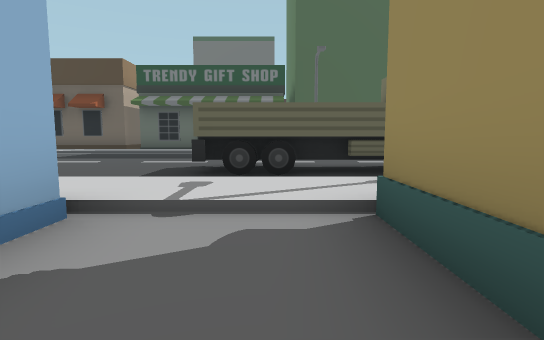
view 1 (above)

23 first-person views from a walk through a Unity game level. The camera is 1.2 m above the floor, tilts 6° down and sees 80° across. The floor is counted in squares, 2 m on a side. Each view is taken from the middle of a square. On the plan, view 1 faces up. The plan holds only what a view shows up to about 10 squares ahead; the rest is blank. The place goes on beyond the plan.

view 2
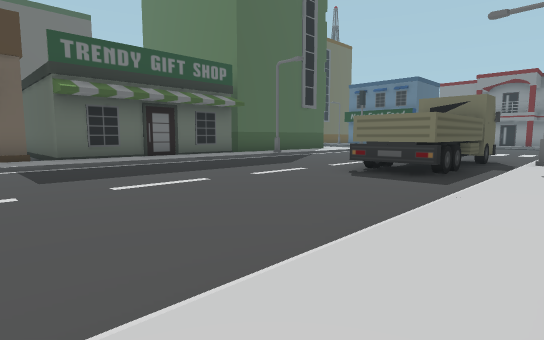

view 3
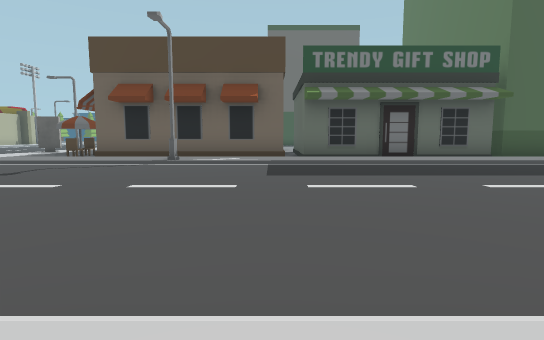

view 4
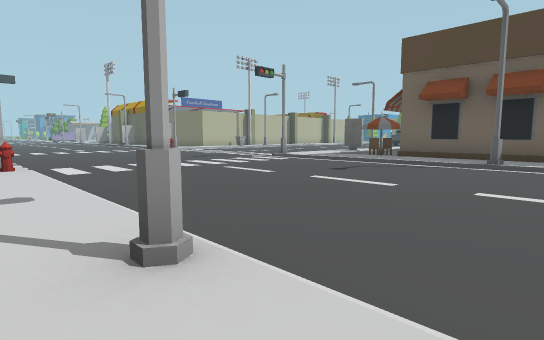

view 5
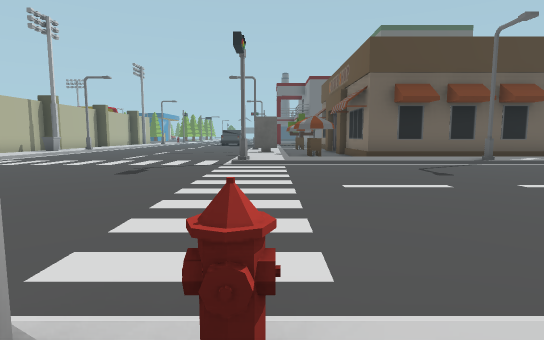

view 6
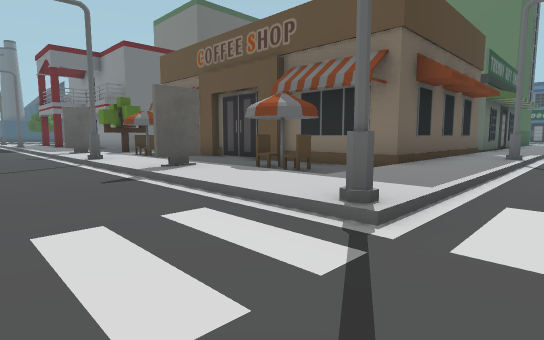

view 7
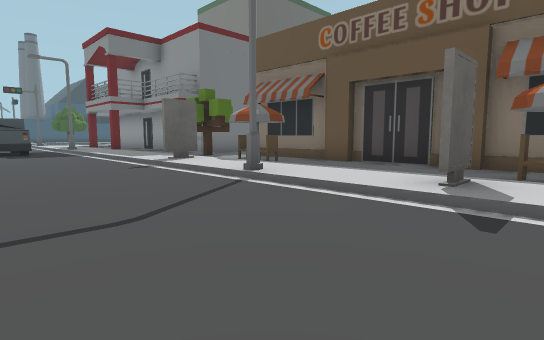

view 8
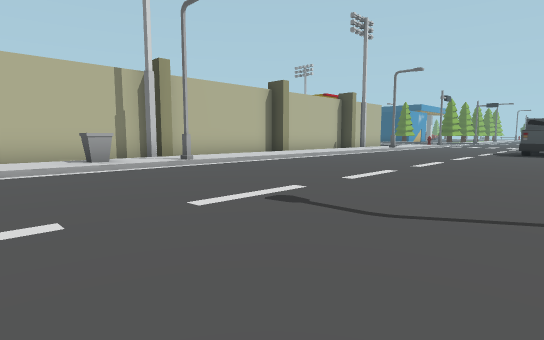

view 9
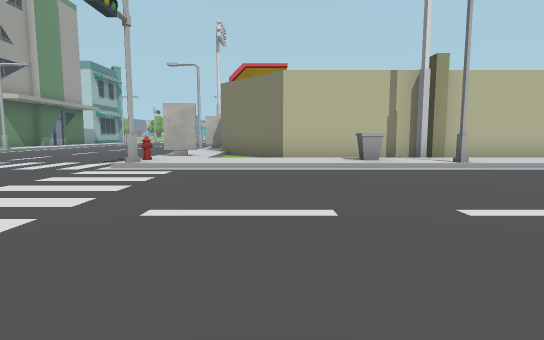

view 10
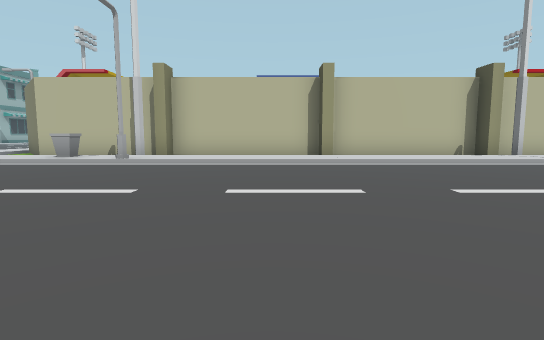

view 11
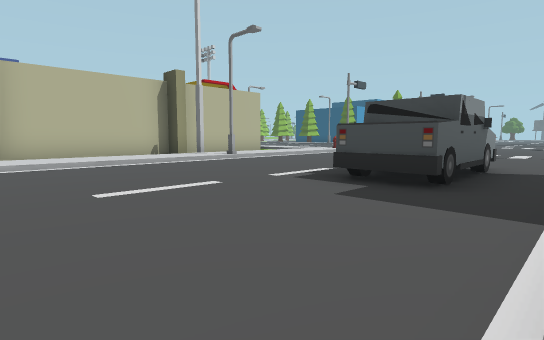

view 12
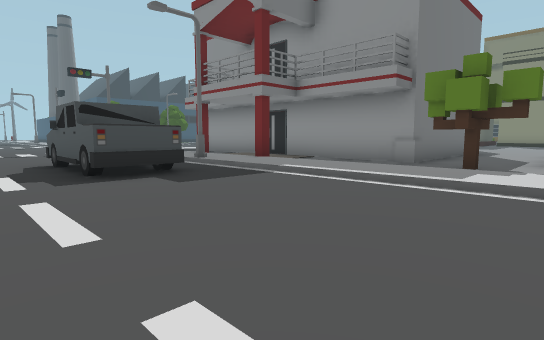

view 13
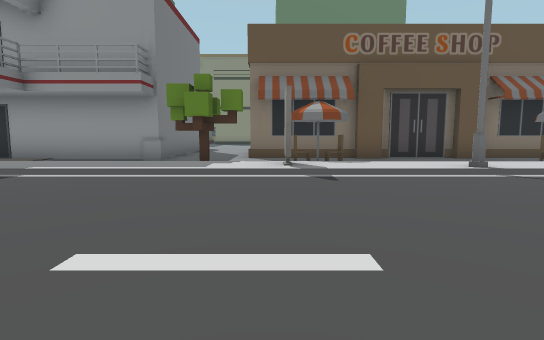

view 14
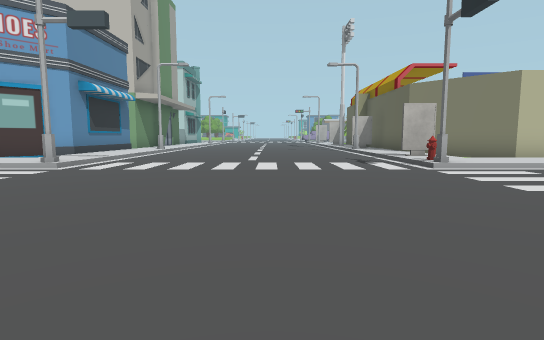

view 15
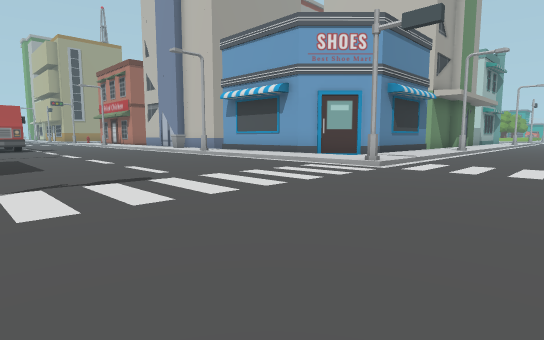

view 16
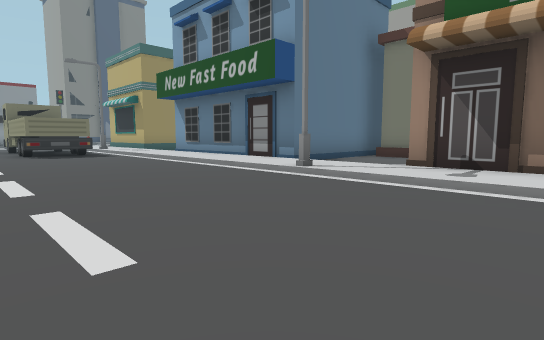

view 17
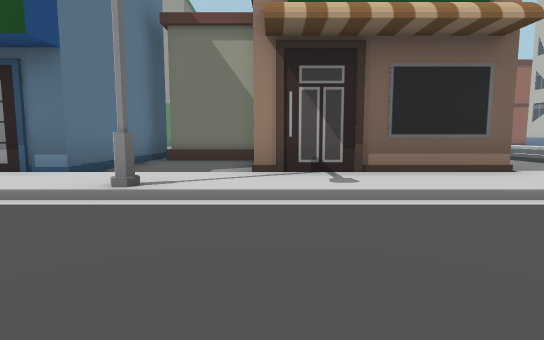

view 18
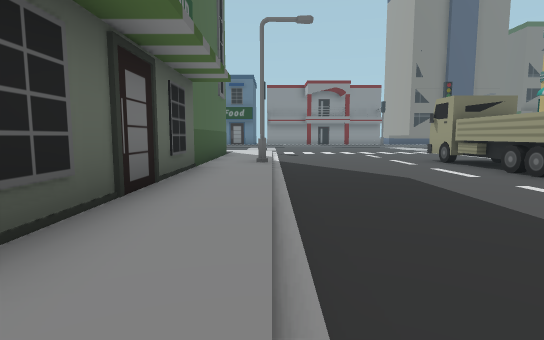

view 19
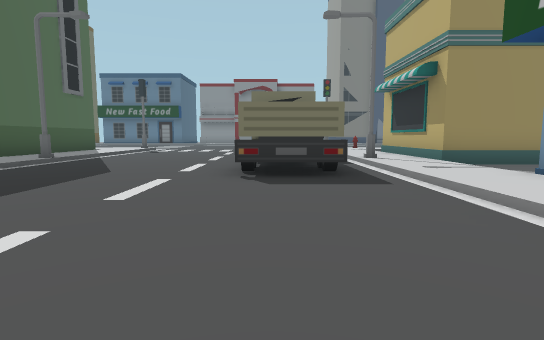

view 20
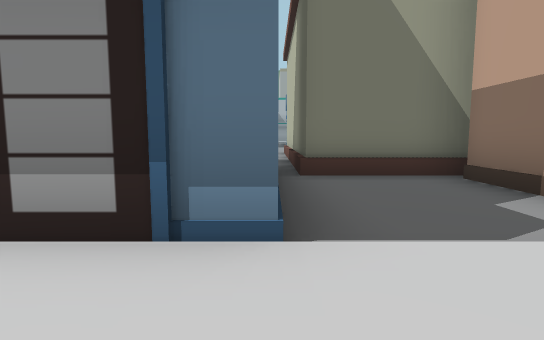

view 21
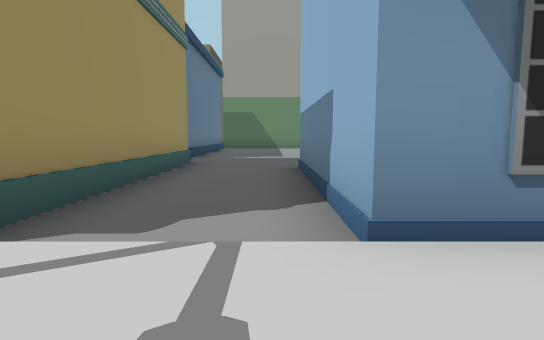

view 22
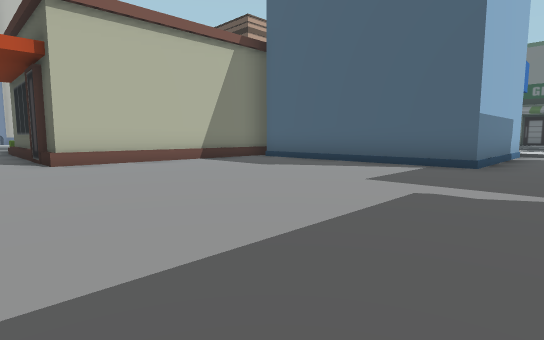

view 23
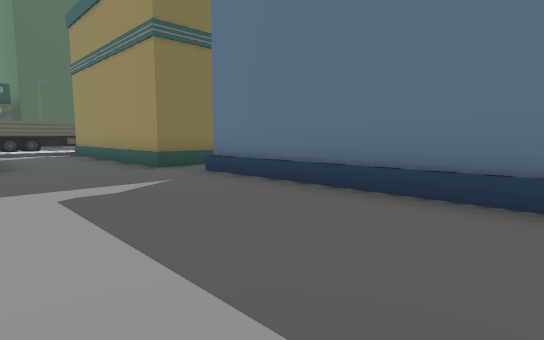

### Floor plan
Key: @ floor where view 1 was taken; # wall or solid block; . main floor; : floor 0.25 m higher than the main floor; / step, stairs or slope; S streetlight; T truck; B building; H hydrant; I billboard; R tree; O other object.
Columns run from 26 left of view 1 to 4 right of it. Each row starts with its distance up from view 1.
 27   #:/....TT/: .#
 26  # :/....TT/: .#
 25  # :/....../: .#
 24  # :/....../: .####
 23  # :/....../:RR.....
 22  ##:/....../: ......
 21  # :/....../I .#
 20  # :/....../:O.#
 19  # :/....../:..#
 18  ##:S......S:..#
 17  # :/....../:..#
 16  # O/....../:..#
 15  # :/....../I..#     #
 14 ## :/....../:O.#     #
 13 #. :/....../:..############BBBB
 12 ::I:/....../:::::::::::::::::::
 11 ///H/......#/////S/////////S///
 10 ...............................
  9 ...............................
  8 ...............................
  7 ...............................
  6 .........................TTTTT.
  5 .........................TTTTT.
  4 ////#....../H////S/////////S///
  3 ::::/...... :::::::::::::::::::
  2 ##.:/...... :####..BBBBBB..####
  1  ##:/.....      #..B    B..#
  0   #:/.....      #..B    B.@#
 -1     /.....      BBBB    B..#
 -2      .....        BB#BBBB..#
 -3       ....        B........##
 -4        ...        B......../
 -5         ..        B......../B
 -6                   B......../B
 -7              BBBBBB......../B
 -8               ............./B
 -9                      ....../B

Where each view was taken, in squares from view 1:
view 1: 0 up, 0 right, facing up
view 2: 3 up, 7 left, facing up-right
view 3: 3 up, 6 left, facing up
view 4: 3 up, 7 left, facing up-left
view 5: 3 up, 14 left, facing up
view 6: 10 up, 17 left, facing up-right
view 7: 14 up, 18 left, facing up-right
view 8: 14 up, 16 left, facing up-left
view 9: 14 up, 16 left, facing left
view 10: 21 up, 15 left, facing left
view 11: 22 up, 15 left, facing up-left
view 12: 21 up, 19 left, facing up-right
view 13: 21 up, 20 left, facing right
view 14: 8 up, 16 left, facing left
view 15: 7 up, 16 left, facing down-left
view 16: 8 up, 12 left, facing down-right
view 17: 7 up, 10 left, facing down
view 18: 11 up, 6 left, facing right
view 19: 6 up, 6 left, facing right
view 20: 4 up, 7 left, facing down
view 21: 4 up, 1 left, facing down
view 22: 9 down, 0 right, facing up-left
view 23: 9 down, 2 left, facing up-right
